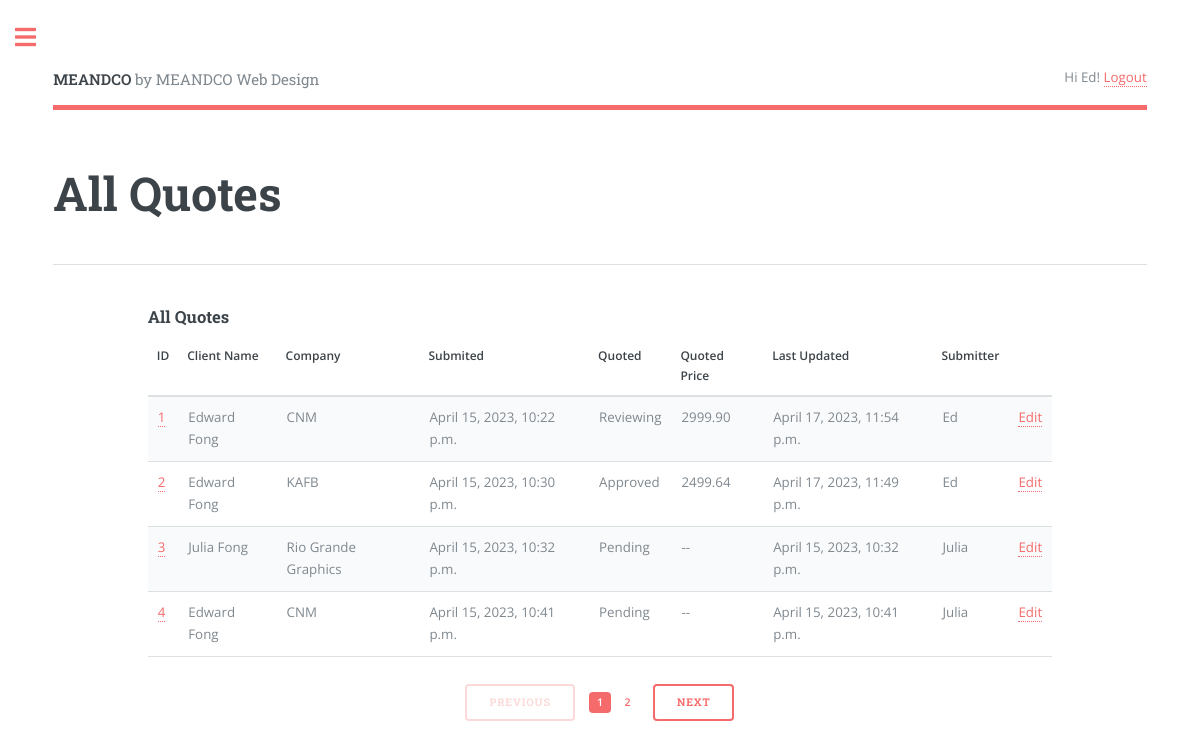
Before: /quotes/ (signed in) with the older database file.
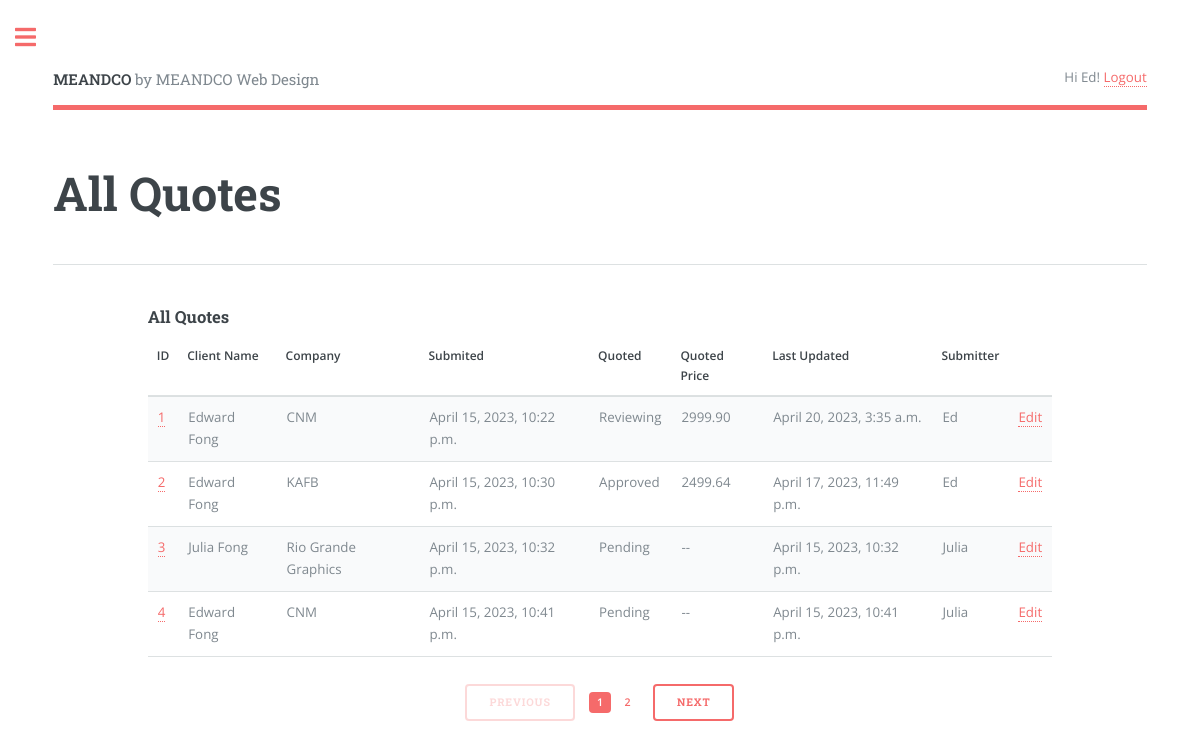
After: the same page with the newer database file.
### quote/models.py (models this page shows, shortened)
class Quote(models.Model):
    class Status(models.TextChoices):
        PENDING = 'Pending'
        REVIEWING = 'Reviewing'
        APPROVED = 'Approved'
    class Priority(models.TextChoices):
        URGENT  = 'UG', _('Urgent - 1 to week or less')
        NORMAL  = 'NM', _('Normal - 2 to 4 weeks')
        LOW     = 'LW', _('Low - Still Researching')
    name = models.CharField(max_length=250)
    requester = models.ForeignKey(User,
                                  on_delete=models.CASCADE, related_name='quotes')
    position = models.CharField(max_length=250, null=True,
                                blank=True)
    company = models.CharField(max_length=250, null=True,
                               blank=True)
    address = models.CharField(max_length=250, null=True,
                               blank=True)
    phone = models.CharField(max_length=30)
    email = models.EmailField(max_length=250)
    web_address = models.CharField(max_length=250, null=True,
                                   blank=True)
    description = models.TextField()
    created = models.DateTimeField(auto_now_add=True)
    updated = models.DateTimeField(auto_now=True)
    stat = models.CharField(max_length=20,
                              choices=Status.choices,
                              default=Status.PENDING)
    priority = models.CharField(max_length=2,
                                choices=Priority.choices,
                                default=Priority.NORMAL)
    quoted_price = models.DecimalField(max_digits=250,decimal_places=2,
                                    null=True, blank=True)
    jobfile = models.FileField(upload_to="jobfiles/", null=True, blank=True)
    class Meta:
        ordering = ['created']
        indexes = [
            models.Index(fields=['created'])
        ]

### quote/views.py (the view)
# urls.py: path('quotes/', views.quotes_list, name='quotes_list'),
@login_required(login_url='login')
def quotes_list(request):
    if request.user.is_superuser or is_in_testing_group(request):
        quotes = Quote.objects.all()
    else:
        quotes =  Quote.objects.filter(requester=request.user)
    paginator = Paginator(quotes, 4)
    page_number = request.GET.get('page', 1)
    page_range = paginator.get_elided_page_range(number=page_number)
    try:
        quotes = paginator.page(page_number)
    except PageNotAnInteger:
        quotes = paginator.page(1)
    except EmptyPage:
        quotes = paginator.page(paginator.num_pages)
    context = {'quotes':quotes,'quotes':quotes}
    return render(request, 'quote/quotes_list.html', context)

### quote/templates/quote/quotes_list.html (shortened to what this page needs)
{% extends "base.html" %}
{% block header %}All Quotes{% endblock %}
{% block content %}
  <h3>All Quotes</h3>
  {% load quote_extras %}
    <div class="table-wrapper">
        <table>
            <thead>
            <tr>
                <th>ID</th>
                <th>Client Name</th>
                <th>Company</th>
                <th>Submited</th>
                <th>Quoted</th>
                <th>Quoted Price</th>
                <th>Last Updated</th>
                <th>Submitter</th>
                {% if request.user.is_superuser or user.get_username == "sampleadminuser" or request.user|is_in_testing_group %}<th></th>{% endif %}
            </tr>
            </thead>
            <tbody>
            {% if quotes %}
            {% for q in quotes %}
                <tr>
                    <td><a href="{% url 'quote_detail' q.id %}">{{ q.id }}</a></td>
                    <td>{{ q.name }}</td>
                    <td>{{ q.company }} </td>
                    <td>{{ q.created }}</td>
                    <td>{{ q.stat }}</td>
                    <td>{% if q.quoted_price  %}{{ q.quoted_price }} {% else %}--{% endif %}</td>
                    <td>{{ q.updated }}</td>
                    <td>{{ q.requester | title }}</td>
                    {% if request.user.is_superuser or user.get_username == "sampleadminuser" or request.user|is_in_testing_group %}<td><a href="{% url 'quote_edit' q.id %}">Edit</a></td>{% endif %}
                </tr>
            {% endfor %}
            {% endif %}
          </tbody>
        </table>
        {% if quotes %}{% include 'pagination.html' with page=quotes %}{% endif %}
     </div>
{% endblock %}

Changed rows visible on the page:
changed Quote "Reviewing": updated "April 17, 2023, 11:54 p.m." → "April 20, 2023, 3:35 a.m."
